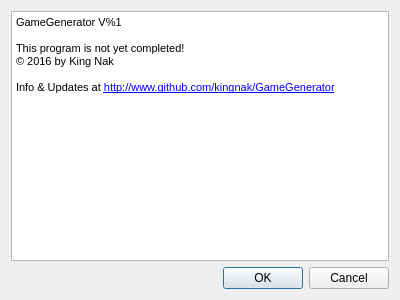
<?xml version="1.0" encoding="UTF-8"?>
<ui version="4.0">
 <class>GGAboutDialog</class>
 <widget class="QDialog" name="GGAboutDialog">
  <property name="geometry">
   <rect>
    <x>0</x>
    <y>0</y>
    <width>400</width>
    <height>300</height>
   </rect>
  </property>
  <property name="windowTitle">
   <string>About GameGenerator</string>
  </property>
  <layout class="QVBoxLayout" name="verticalLayout">
   <item>
    <widget class="QTextBrowser" name="textBrowser">
     <property name="readOnly">
      <bool>true</bool>
     </property>
     <property name="html">
      <string>&lt;!DOCTYPE HTML PUBLIC &quot;-//W3C//DTD HTML 4.0//EN&quot; &quot;http://www.w3.org/TR/REC-html40/strict.dtd&quot;&gt;
&lt;html&gt;&lt;head&gt;&lt;meta name=&quot;qrichtext&quot; content=&quot;1&quot; /&gt;&lt;style type=&quot;text/css&quot;&gt;
p, li { white-space: pre-wrap; }
&lt;/style&gt;&lt;/head&gt;&lt;body style=&quot; font-family:'MS Shell Dlg 2'; font-size:8.25pt; font-weight:400; font-style:normal;&quot;&gt;
&lt;p style=&quot; margin-top:0px; margin-bottom:0px; margin-left:0px; margin-right:0px; -qt-block-indent:0; text-indent:0px;&quot;&gt;GameGenerator V%1&lt;/p&gt;
&lt;p style=&quot;-qt-paragraph-type:empty; margin-top:0px; margin-bottom:0px; margin-left:0px; margin-right:0px; -qt-block-indent:0; text-indent:0px;&quot;&gt;&lt;br /&gt;&lt;/p&gt;
&lt;p style=&quot; margin-top:0px; margin-bottom:0px; margin-left:0px; margin-right:0px; -qt-block-indent:0; text-indent:0px;&quot;&gt;This program is not yet completed!&lt;/p&gt;
&lt;p style=&quot; margin-top:0px; margin-bottom:0px; margin-left:0px; margin-right:0px; -qt-block-indent:0; text-indent:0px;&quot;&gt;&lt;span style=&quot; font-size:8pt;&quot;&gt;© 2016 by King Nak&lt;/span&gt;&lt;/p&gt;
&lt;p style=&quot;-qt-paragraph-type:empty; margin-top:0px; margin-bottom:0px; margin-left:0px; margin-right:0px; -qt-block-indent:0; text-indent:0px; font-size:8pt;&quot;&gt;&lt;br /&gt;&lt;/p&gt;
&lt;p style=&quot; margin-top:0px; margin-bottom:0px; margin-left:0px; margin-right:0px; -qt-block-indent:0; text-indent:0px;&quot;&gt;&lt;span style=&quot; font-size:8pt;&quot;&gt;Info &amp;amp; Updates at &lt;/span&gt;&lt;a href=&quot;http://www.github.com/kingnak/GameGenerator&quot;&gt;&lt;span style=&quot; font-size:8pt; text-decoration: underline; color:#0000ff;&quot;&gt;http://www.github.com/kingnak/GameGenerator&lt;/span&gt;&lt;/a&gt;&lt;/p&gt;
&lt;p style=&quot;-qt-paragraph-type:empty; margin-top:0px; margin-bottom:0px; margin-left:0px; margin-right:0px; -qt-block-indent:0; text-indent:0px; font-size:8pt;&quot;&gt;&lt;br /&gt;&lt;/p&gt;&lt;/body&gt;&lt;/html&gt;</string>
     </property>
     <property name="openExternalLinks">
      <bool>true</bool>
     </property>
     <property name="openLinks">
      <bool>true</bool>
     </property>
    </widget>
   </item>
   <item>
    <widget class="QDialogButtonBox" name="buttonBox">
     <property name="orientation">
      <enum>Qt::Horizontal</enum>
     </property>
     <property name="standardButtons">
      <set>QDialogButtonBox::Cancel|QDialogButtonBox::Ok</set>
     </property>
    </widget>
   </item>
  </layout>
 </widget>
 <resources/>
 <connections>
  <connection>
   <sender>buttonBox</sender>
   <signal>accepted()</signal>
   <receiver>GGAboutDialog</receiver>
   <slot>accept()</slot>
   <hints>
    <hint type="sourcelabel">
     <x>248</x>
     <y>254</y>
    </hint>
    <hint type="destinationlabel">
     <x>157</x>
     <y>274</y>
    </hint>
   </hints>
  </connection>
  <connection>
   <sender>buttonBox</sender>
   <signal>rejected()</signal>
   <receiver>GGAboutDialog</receiver>
   <slot>reject()</slot>
   <hints>
    <hint type="sourcelabel">
     <x>316</x>
     <y>260</y>
    </hint>
    <hint type="destinationlabel">
     <x>286</x>
     <y>274</y>
    </hint>
   </hints>
  </connection>
 </connections>
</ui>
